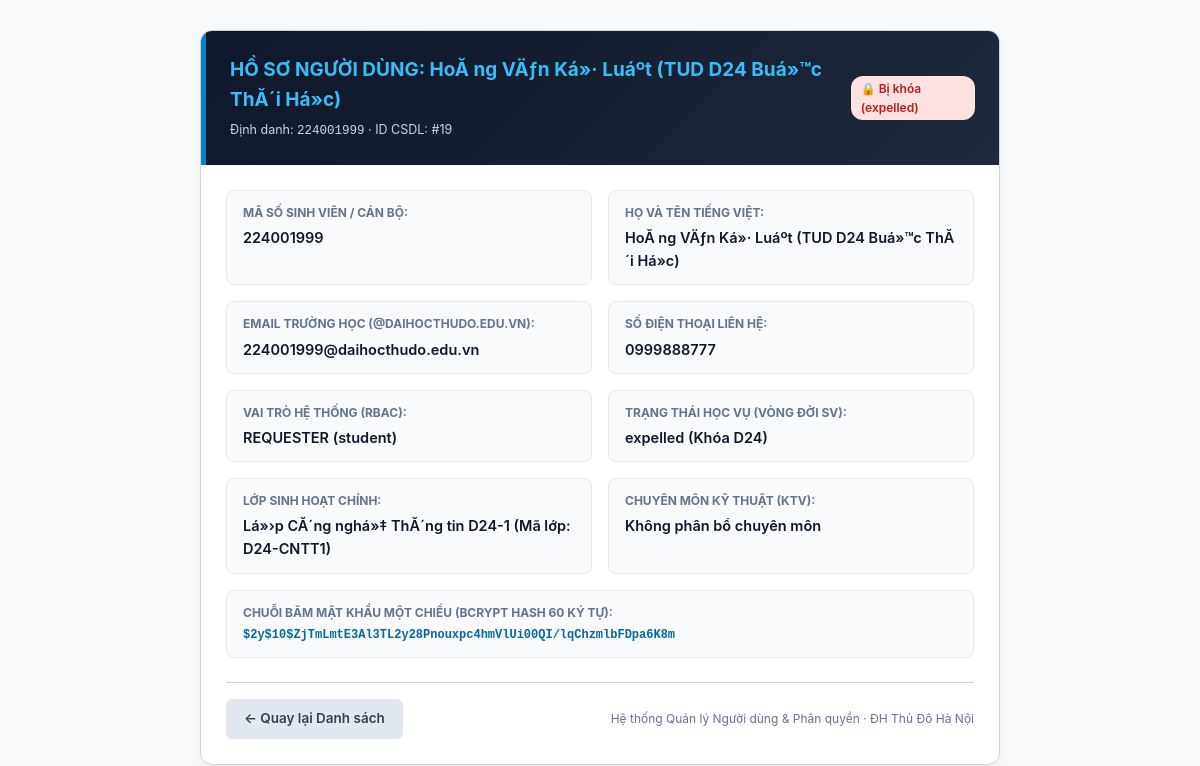
The page /admin/user_detail.php?id=19 (signed in) on the database as committed earlier.
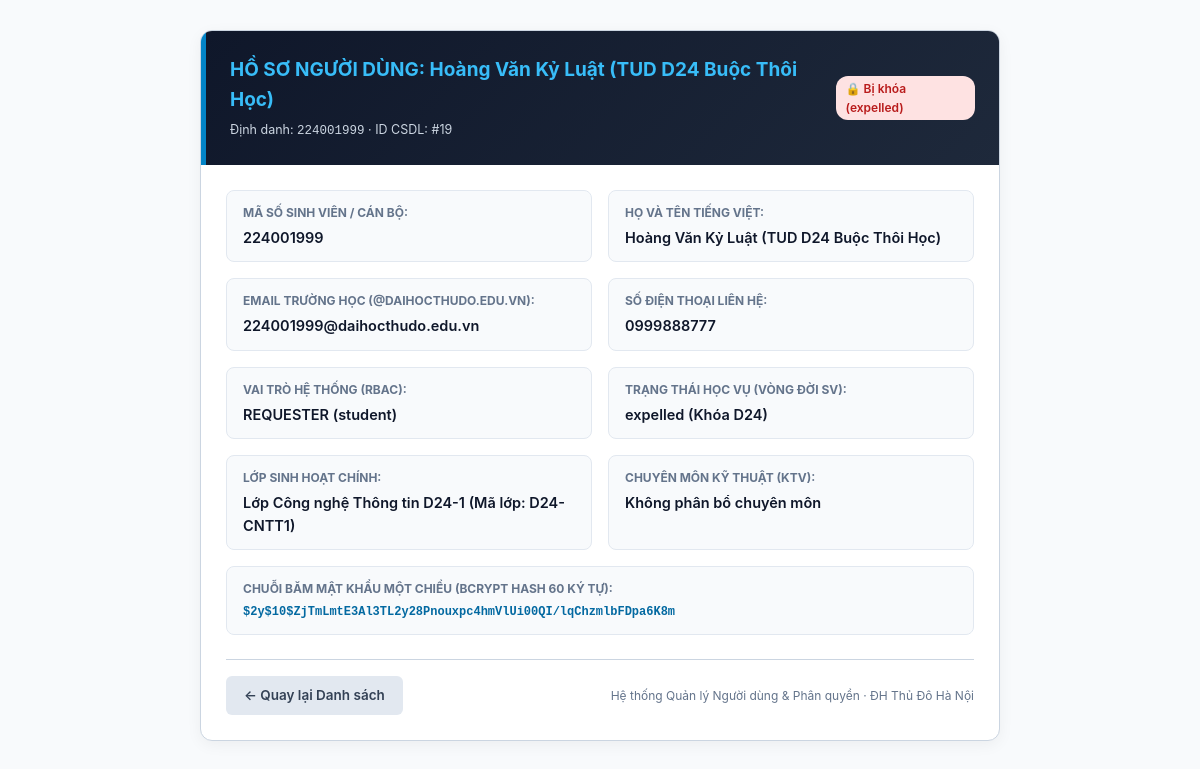
The same page on the database as committed later.
### tables this page shows
CREATE TABLE `users` (
  `id` int(10) unsigned NOT NULL AUTO_INCREMENT,
  `user_code` varchar(30) NOT NULL,
  `name` varchar(100) NOT NULL,
  `email` varchar(190) NOT NULL,
  `personal_email` varchar(190) DEFAULT NULL,
  `password_hash` varchar(255) NOT NULL,
  `role` enum('requester','agent','admin') NOT NULL DEFAULT 'requester',
  `user_type` enum('student','lecturer','staff') NOT NULL DEFAULT 'student',
  `department` varchar(100) DEFAULT NULL,
  `phone` varchar(20) DEFAULT NULL,
  `class_id` int(10) unsigned DEFAULT NULL,
  `cohort` varchar(20) DEFAULT 'D24',
  `academic_status` enum('studying','graduated','expelled','suspended') NOT NULL DEFAULT 'studying',
  `specialty_category_id` int(10) unsigned DEFAULT NULL,
  `max_capacity` tinyint(3) unsigned NOT NULL DEFAULT 5,
  `active_tickets_count` tinyint(3) unsigned NOT NULL DEFAULT 0,
  `is_on_duty` tinyint(1) NOT NULL DEFAULT 1,
  `failed_attempts` tinyint(3) unsigned NOT NULL DEFAULT 0,
  `locked_until` datetime DEFAULT NULL,
  `is_active` tinyint(1) NOT NULL DEFAULT 1,
  `lock_reason` enum('none','brute_force','violation','expelled','tuition_debt','graduated') NOT NULL DEFAULT 'none',
  `is_first_login` tinyint(1) NOT NULL DEFAULT 1,
  `created_at` datetime NOT NULL DEFAULT current_timestamp(),
  `updated_at` datetime NOT NULL DEFAULT current_timestamp() ON UPDATE current_timestamp(),
  `avatar_path` varchar(255) DEFAULT NULL,
  PRIMARY KEY (`id`),
  UNIQUE KEY `uq_users_user_code` (`user_code`),
  UNIQUE KEY `uq_users_email` (`email`),
  KEY `fk_users_class` (`class_id`),
  KEY `fk_users_specialty_category` (`specialty_category_id`),
  KEY `idx_agent_dispatch` (`role`,`is_active`,`is_on_duty`,`specialty_category_id`,`active_tickets_count`),
  KEY `idx_user_lookup` (`user_code`,`user_type`,`academic_status`),
  KEY `idx_cohort_filter` (`cohort`,`academic_status`),
  CONSTRAINT `fk_users_class` FOREIGN KEY (`class_id`) REFERENCES `classes` (`id`) ON DELETE SET NULL,
  CONSTRAINT `fk_users_specialty_category` FOREIGN KEY (`specialty_category_id`) REFERENCES `categories` (`id`) ON DELETE SET NULL
);

### app/Models/UserRepository.php (called while the page is built, shortened)
<?php
class UserRepository {
    public static function findById(int $id): ?array {
        $pdo = db();
        $sql = "SELECT
                    u.*,
                    COALESCE(c.class_code, 'N/A') AS class_code,
                    COALESCE(c.name, 'Không thuộc lớp sinh hoạt') AS class_name,
                    COALESCE(cat.name, 'Không phân bổ chuyên môn') AS specialty_name
                FROM users u
                LEFT JOIN classes c ON c.id = u.class_id
                LEFT JOIN categories cat ON cat.id = u.specialty_category_id
                WHERE u.id = :id
                LIMIT 1";
        $stmt = $pdo->prepare($sql);
        $stmt->execute([':id' => $id]);
        $user = $stmt->fetch();
        return $user ?: null;
    }
}

### admin/user_detail.php (the view, shortened to what this page needs)
<?php
require_once __DIR__ . '/../app/Models/UserRepository.php';
$id = (int)($_GET['id'] ?? 0);
$user = UserRepository::findById($id);
?>
<!DOCTYPE html>
<html lang="vi">
<head>
</head>
<body>
<div class="container">
    <div class="card">
        <div class="card-header">
            <div>
                <h2>HỒ SƠ NGƯỜI DÙNG: <?= htmlspecialchars($user['name']) ?></h2>
                <p style="font-size: 12.5px; color: #cbd5e1; margin-top: 4px;">Định danh: <code><?= htmlspecialchars($user['user_code']) ?></code> · ID CSDL: #<?= $user['id'] ?></p>
            </div>
            <div>
                <?php if ($user['is_active'] == 1): ?>
                    <span class="badge badge-active">● Đang hoạt động</span>
                <?php else: ?>
                    <span class="badge badge-locked">🔒 Bị khóa (<?= htmlspecialchars($user['lock_reason']) ?>)</span>
                <?php endif; ?>
            </div>
        </div>
        <div class="card-body">
            <div class="info-grid">
                <div class="info-item">
                    <div class="info-label">Mã số sinh viên / Cán bộ:</div>
                    <div class="info-value"><?= htmlspecialchars($user['user_code']) ?></div>
                </div>
                <div class="info-item">
                    <div class="info-label">Họ và tên tiếng Việt:</div>
                    <div class="info-value"><?= htmlspecialchars($user['name']) ?></div>
                </div>
                <div class="info-item">
                    <div class="info-label">Email trường học (@daihocthudo.edu.vn):</div>
                    <div class="info-value"><?= htmlspecialchars($user['email']) ?></div>
                </div>
                <div class="info-item">
                    <div class="info-label">Số điện thoại liên hệ:</div>
                    <div class="info-value"><?= htmlspecialchars($user['phone'] ?: 'Chưa cập nhật') ?></div>
                </div>
                <div class="info-item">
                    <div class="info-label">Vai trò hệ thống (RBAC):</div>
                    <div class="info-value"><?= strtoupper($user['role']) ?> (<?= htmlspecialchars($user['user_type']) ?>)</div>
                </div>
                <div class="info-item">
                    <div class="info-label">Trạng thái học vụ (Vòng đời SV):</div>
                    <div class="info-value"><?= htmlspecialchars($user['academic_status']) ?> (Khóa <?= htmlspecialchars($user['cohort'] ?: 'N/A') ?>)</div>
                </div>
                <div class="info-item">
                    <div class="info-label">Lớp sinh hoạt chính:</div>
                    <div class="info-value"><?= htmlspecialchars($user['class_name']) ?> (Mã lớp: <?= htmlspecialchars($user['class_code']) ?>)</div>
                </div>
                <div class="info-item">
                    <div class="info-label">Chuyên môn kỹ thuật (KTV):</div>
                    <div class="info-value"><?= htmlspecialchars($user['specialty_name']) ?></div>
                </div>
                <div class="info-item" style="grid-column: span 2;">
                    <div class="info-label">Chuỗi băm mật khẩu một chiều (Bcrypt Hash 60 ký tự):</div>
                    <div class="info-value" style="font-family: monospace; font-size: 12px; color: #0369a1;">
                        <?= htmlspecialchars($user['password_hash']) ?>
                    </div>
                </div>
            </div>
            <div style="display: flex; justify-content: space-between; align-items: center; border-top: 1px solid var(--border-color); padding-top: 16px;">
                <a href="users.php" class="btn btn-secondary">← Quay lại Danh sách</a>
                <span style="font-size: 12px; color: var(--text-muted);">Hệ thống Quản lý Người dùng & Phân quyền · ĐH Thủ Đô Hà Nội</span>
            </div>
        </div>
    </div>
</div>
</body>
</html>

Rows that differ between the two databases and show on the page:
changed users "224001999@daihocthudo.edu.vn": name "HoĂ ng VÄƒn Ká»· Luáº­t (TUD D24 Buá»™c ThĂ´i Há»c)" → "Hoàng Văn Kỷ Luật (TUD D24 Buộc Thôi Học)"
Other text that changed with them:
$user['class_name']: "Lá»›p CĂ´ng nghá»‡ ThĂ´ng tin D24-1" → "Lớp Công nghệ Thông tin D24-1"
